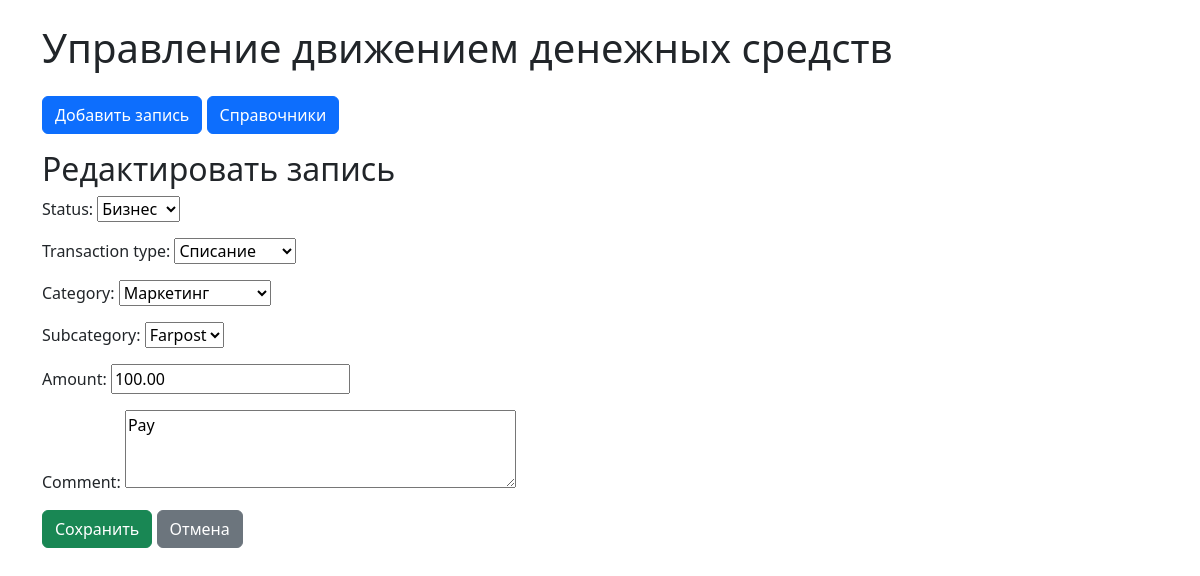
Page /edit/1/ on the committed database.
### core/models.py (models this page shows, shortened)
class CashFlowRecord(models.Model):
    created_date = models.DateField(auto_now_add=True)
    status = models.ForeignKey(Status, on_delete=models.PROTECT)
    transaction_type = models.ForeignKey(TransactionType, on_delete=models.PROTECT)
    category = models.ForeignKey(Category, on_delete=models.PROTECT)
    subcategory = models.ForeignKey(Subcategory, on_delete=models.PROTECT)
    amount = models.DecimalField(max_digits=10, decimal_places=2)
    comment = models.TextField(blank=True, null=True)

class Category(models.Model):
    name = models.CharField(max_length=100)
    transaction_type = models.ForeignKey(TransactionType, on_delete=models.CASCADE, related_name='categories')
    class Meta:
        unique_together = ('name', 'transaction_type')
    def __str__(self):
        return self.name

class Subcategory(models.Model):
    name = models.CharField(max_length=100)
    category = models.ForeignKey(Category, on_delete=models.CASCADE, related_name='subcategories')
    class Meta:
        unique_together = ('name', 'category')
    def __str__(self):
        return self.name

### core/views.py (the view)
# urls.py: path('edit/<int:pk>/', views.record_edit, name='record_edit'),
def record_edit(request, pk):
    record = get_object_or_404(CashFlowRecord, pk=pk)
    if request.method == 'POST':
        form = CashFlowRecordForm(request.POST, instance=record)
        if form.is_valid():
            form.save()
            return redirect('record_list')
    else:
        form = CashFlowRecordForm(instance=record)
    return render(request, 'core/record_form.html', {'form': form, 'title': 'Редактировать запись'})

### core/models.py (called while the page is built)
    def __str__(self):
        return self.name

    def __str__(self):
        return self.name

### core/templates/core/record_form.html (shortened to what this page needs)
{% extends 'core/base.html' %}
{% block content %}
    <h2>{{ title }}</h2>
    <form method="post" id="recordForm">
        {{ form.as_p }}
        <button type="submit" class="btn btn-success">Сохранить</button>
        <a href="{% url 'record_list' %}" class="btn btn-secondary">Отмена</a>
    </form>
{% endblock %}

### rows in the picture
CashFlowRecord: status "Бизнес", subcategory "Farpost", amount "100.00", comment "Pay"
Category: transaction_type "Списание"
Subcategory: category "Маркетинг"

### other values in the picture
{{ title }} "Редактировать запись"
